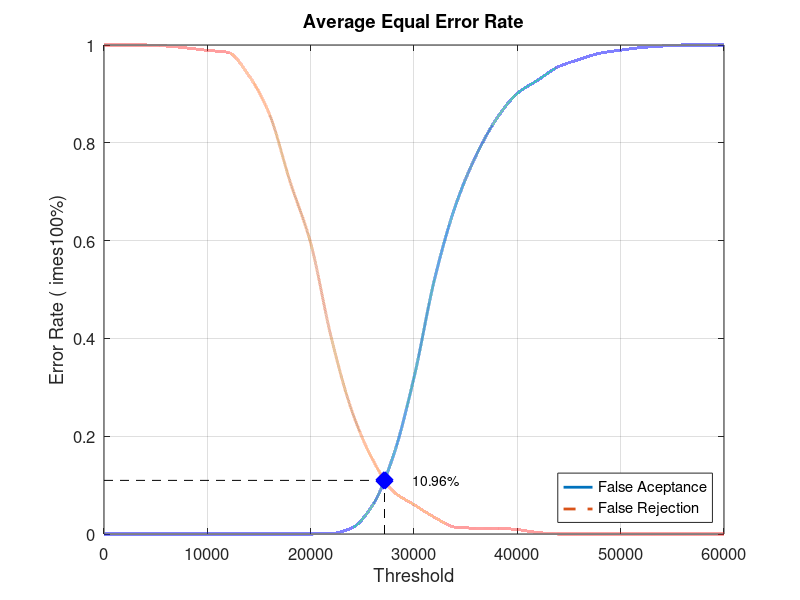
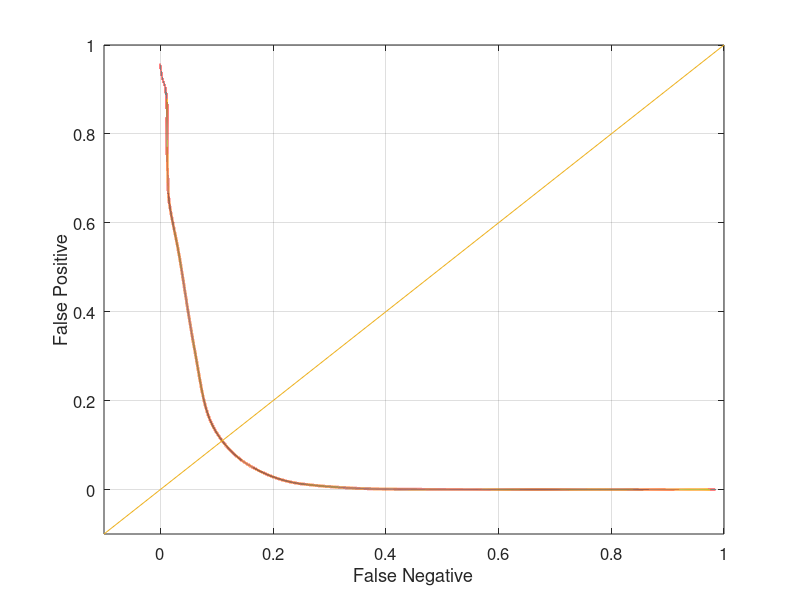

Recreate these plots in MATLAB, in order.
close all;
clear;
clc;
x = 0:2000:60000;
xq = 0:0.5:60000;

y0 = [0 0 0 0 0 0 0 0 0 0 0 0.00105263 0.0126316 0.0589474 0.16 0.32 0.522105 0.670526 0.773684 0.849474 0.901053 0.928421 0.955789 0.970526 0.983158 0.989474 0.994737 0.997895 1 1 1]
yy0 = interp1(x, y0, xq, 'pchip');
y1 = [1 1 1 0.998 0.994 0.989 0.985 0.938 0.859 0.721 0.595 0.401 0.251 0.152 0.087 0.06 0.034 0.014 0.012 0.012 0.009 0.003 0 0 0 0 0 0 0 0 0]
yy1 = interp1(x, y1, xq, 'pchip');

% Calculating EER: 
y2 = abs(y0 - y1);
find(y2 == min(y2))
yy2 = abs(yy0 - yy1);
xEER = find(yy2 == min(yy2));
xEERIndex = xq(xEER) % X-axis EER
yEER = yy0(xEER) % Y-axis EER

main = figure
plot(xq, yy0,'-','LineWidth', 2);	hold on
plot(xq, yy1,'--','LineWidth', 2);	hold on
plot([xEERIndex xEERIndex], [0 yEER], 'k--');	hold on
plot([0 xEERIndex], [yEER yEER], 'k--');	hold on
plot(xEERIndex, yEER, 'bx', 'LineWidth', 10);	hold on
text(xEERIndex + 10 * xEERIndex / 100, yEER, [num2str(round((10000 * yEER)) / 100) '%'])
legend('False Aceptance', 'False Rejection', 'Location', 'SouthEast')
xlabel('Threshold')
ylabel('Error Rate (	imes100%)')
title('Average Equal Error Rate')
set(gca, 'FontSize', 12)
axis([0 60000 0 1])
grid on

print(main, 'Database3AverageMain', '-dpng');
FNRxFPR = figure('Color', [1 1 1]);
plot(yy1, yy0, '-', yy1, yy0, 'LineWidth', 2);
hold on
y = -0.1:0.1:1
plot(y, y); 
set(gca, 'FontSize', 12)
xlabel('False Negative')
ylabel('False Positive')
axis([-0.1 1 -0.1 1])
set(gca, 'FontSize', 12)
grid on

print(FNRxFPR, 'Database3AverageFNRxFPR','-dpng');
